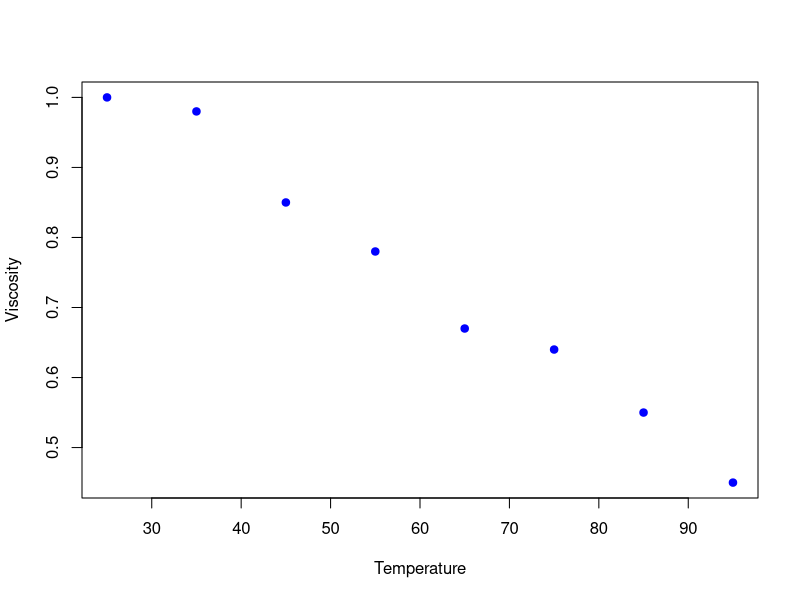
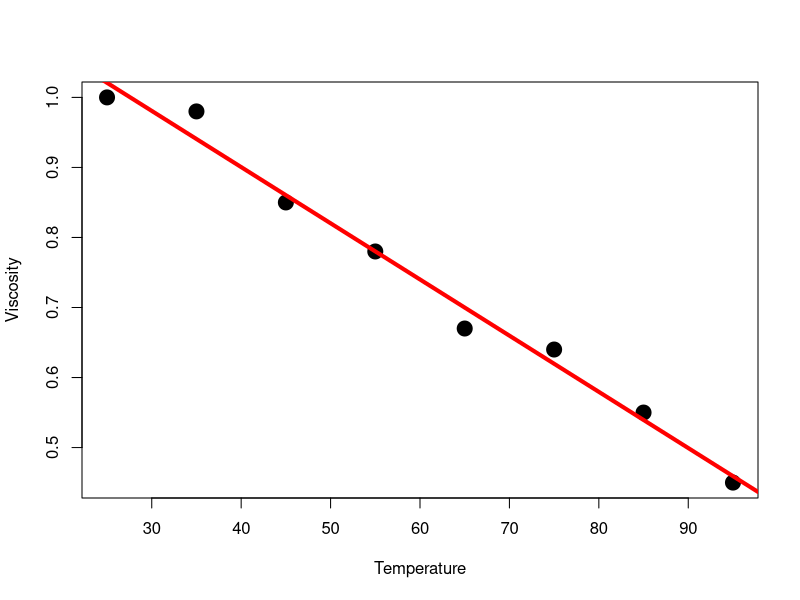
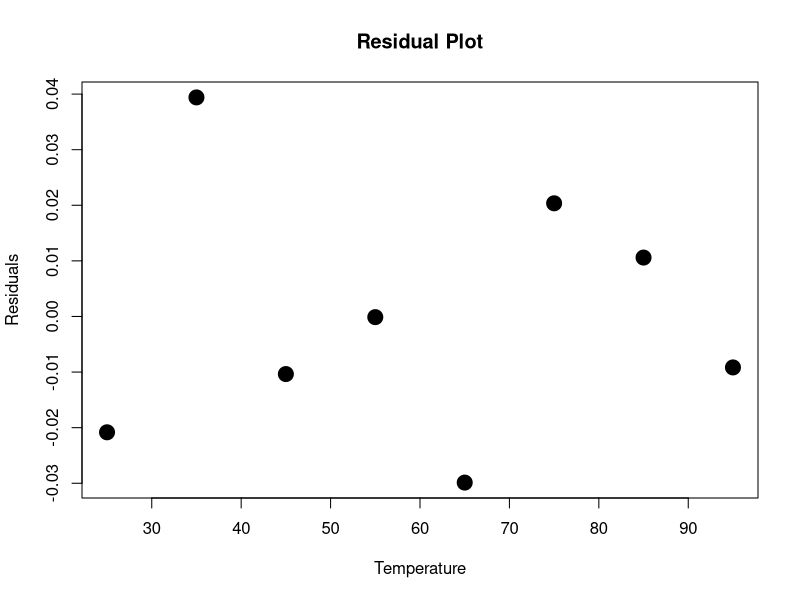
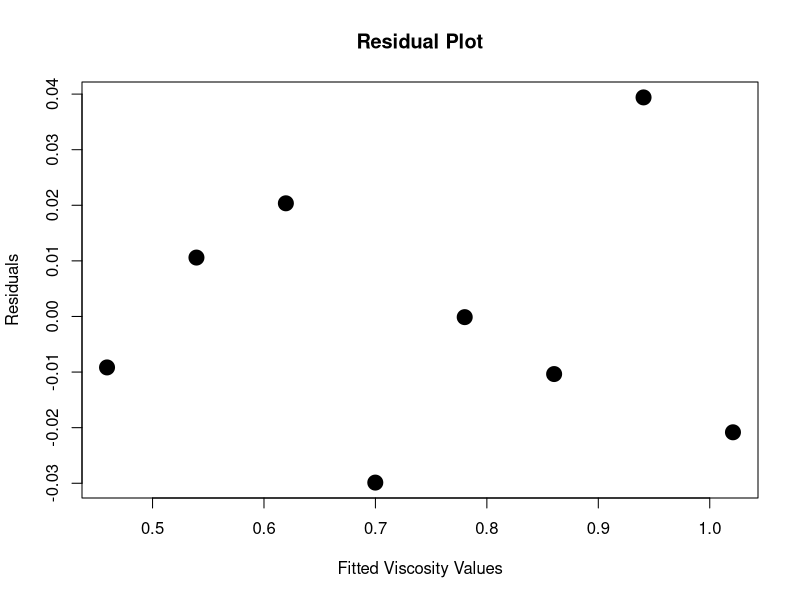

The R source for these figures, in order:
temp = c(25,35,45,55,65,75,85,95) #in celcius
viscosity = c(1.00,0.98,0.85,0.78,0.67,0.64,0.55,0.45) #in centipoise

plot(temp,viscosity,xlab="Temperature",ylab="Viscosity",main="",pch=19,col="blue")
fit = lm(viscosity~temp)
summary(fit)
plot(temp,viscosity,ylab="Viscosity",xlab="Temperature",pch=19,cex=2)
abline(fit,col="red",lwd=4)
plot(temp,fit$residuals,pch=19,cex=2,xlab="Temperature",ylab="Residuals",main="Residual Plot")
plot(fit$fitted.values,fit$residuals,pch=19,cex=2,xlab="Fitted Viscosity Values",ylab="Residuals",main="Residual Plot")
